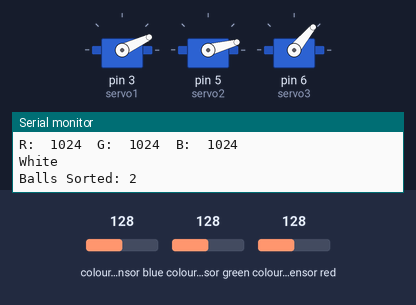
A sketch run on a simulated Arduino Uno, built with avr-gcc and run on an emulated ATmega328P. Parts: 3 × servo, the last lines printed to the serial monitor. The inputs (shaded band) are chosen by the test bench; at power-on: colour sensor blue 128, colour sensor green 128, colour sensor red 128.

Above: at 4.2 s.
4.3 s: colour sensor blue set to 68
8.6 s: colour sensor blue set to 60
At 11.0 s:
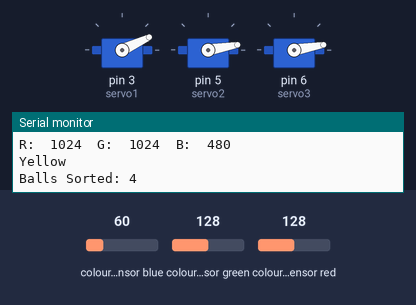
16.5 s: colour sensor green set to 99
20.8 s: colour sensor green set to 91
At 22.6 s:
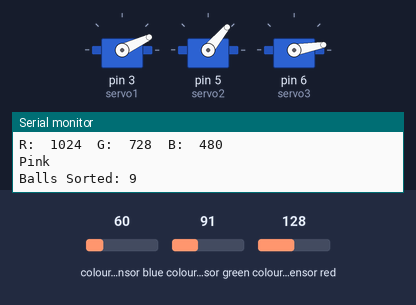
27.9 s: colour sensor green set to 128
At 29.5 s:
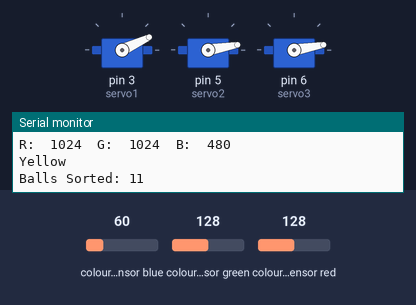
36.2 s: colour sensor green set to 5
At 39.8 s:
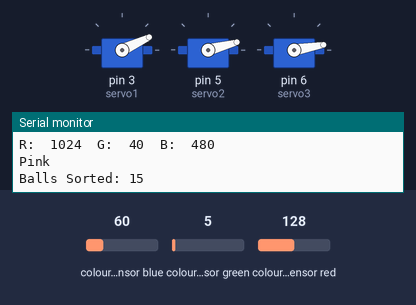
Timing chart, 0 to 44.9 s (numbered marks = the images above; inputs shaded):
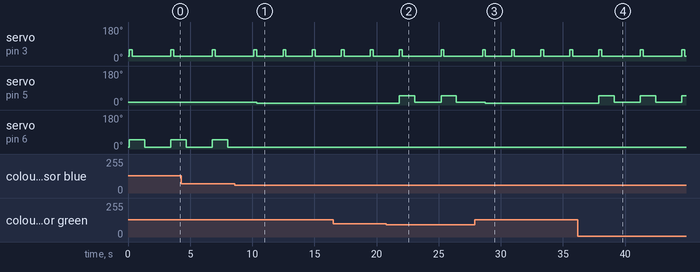

The sketch:

Ball_Sorter.ino
```cpp
#include <Wire.h>
#include <Servo.h> //Include the servo library
#include "Adafruit_TCS34725.h" //Include the color sensor library
#define commonAnode true //Set to false if using a common cathode LED

// Initialize all three servos
Servo servo1;
Servo servo2;
Servo servo3;

int ballcount = 0; // Initialize a variable to count how many balls have been sorted.

Adafruit_TCS34725 tcs = Adafruit_TCS34725(TCS34725_INTEGRATIONTIME_50MS, TCS34725_GAIN_4X);

void setup() {
  // Declare what pin the servo is connected to (attach) and put it at an initial angle of 0.
  servo1.attach(3);
  servo2.attach(5);
  servo3.attach(6);
  servo1.write(25);
  servo2.write(15);
  servo3.write(10);

  Serial.begin(9600); // Connect to the serial window for display purposes.

  if (tcs.begin()) {
    Serial.println("Found sensor");
  } else {
    Serial.println("No TCS34725 found ... check your connections");
    while (1); // Halt if sensor not found.
  }
}

void loop() {
  uint16_t red, green, blue, clear;

  // SENSE: Read the sensor
  tcs.setInterrupt(false);  // turn on LED
  delay(60);  // 50ms to read + 10ms buffer
  tcs.getRawData(&red, &green, &blue, &clear);  // Use getRawData instead of getRGB.
  tcs.setInterrupt(true);  // turn off LED

  // DISPLAY: Print the RGB values to the Serial Monitor
  Serial.print("R:\t"); Serial.print(red); //Prints the red value.
  Serial.print("\tG:\t"); Serial.print(green); //Prints the green value.
  Serial.print("\tB:\t"); Serial.print(blue); //Prints the blue value.
  Serial.println("\n"); //Newline

  // SORT: Use color to decide which servo to move
  if ((red * 0.75) > green) {
    Serial.println("Pink");
    servo2.write(50); // Open servo2
    // OPEN: Release one ball
    servo1.write(60);  // Open servo1
    delay(230);  // Delay before closing
    servo1.write(25);  // Close servo1
    ballcount = ballcount + 1;
    Serial.print("Balls Sorted: ");
    Serial.println(ballcount);  // Print the ball count
    delay(1000); //Give the ball time to fall in
    servo2.write(15); // Close servo2
  } else if (blue > (red * 0.5)) {
    Serial.println("White");
    servo3.write(50); //Open servo3
    // OPEN: Release one ball
    servo1.write(60);  // Open servo1
    delay(230);  // Delay before closing
    servo1.write(25);  // Close servo1
    ballcount = ballcount + 1;
    Serial.print("Balls Sorted: ");
    Serial.println(ballcount);  // Print the ball count
    delay(1000); //Give the ball time to fall in
    servo3.write(10); // Close servo3
  } else if (red < 200) {
    Serial.println("No ball");
  } else {
    Serial.println("Yellow");
    // OPEN: Release one ball
    servo1.write(60);  // Open servo1
    delay(230);  // Delay before closing
    servo1.write(25);  // Close servo1
    ballcount = ballcount + 1;
    Serial.print("Balls Sorted: ");
    Serial.println(ballcount);  // Print the ball count
    servo2.write(10); // Close servo2
    servo3.write(10); // Close servo3
  }

  // DELAY: Delay before next reading
  delay(2000);
}
```

Measured:
- the behaviour switches between 65 and 64 on colour sensor blue (found by bisection; images 0 and 1)
- the behaviour switches between 96 and 95 on colour sensor green (found by bisection; images 1 and 2)
- after the input at 8.6 s, servo on pin 3 (servo1): alternates 60° for 0.23 s and 25° for 2.1 s, starting after 3.9 s; servo on pin 5 (servo2): 15° → 10° after 1.8 s; servo on pin 6 (servo3): stops changing and stays 10°
- after the input at 20.8 s, servo on pin 3 (servo1): 25° → 60° after 4.4 s, → 25° 0.23 s later; servo on pin 5 (servo2): alternates 50° for 1.2 s and 15° for 2.1 s, starting after 1.0 s
- after the input at 27.9 s, servo on pin 3 (servo1): alternates 60° for 0.23 s and 25° for 2.1 s, starting after 3.0 s
- after the input at 36.2 s, servo on pin 3 (servo1): alternates 60° for 0.23 s and 25° for 3.1 s, starting after 5.0 s; servo on pin 5 (servo2): alternates 50° for 1.2 s and 15° for 2.1 s, starting after 1.7 s
